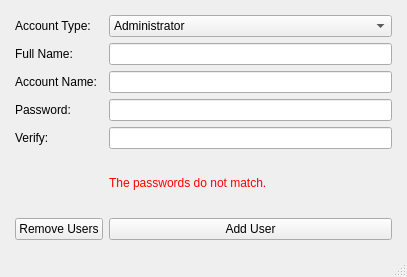
<?xml version="1.0" encoding="UTF-8"?>
<ui version="4.0">
 <class>Users</class>
 <widget class="QMainWindow" name="Users">
  <property name="geometry">
   <rect>
    <x>0</x>
    <y>0</y>
    <width>407</width>
    <height>277</height>
   </rect>
  </property>
  <property name="windowTitle">
   <string>Add User</string>
  </property>
  <widget class="QWidget" name="centralwidget">
   <layout class="QGridLayout" name="gridLayout_2">
    <property name="leftMargin">
     <number>15</number>
    </property>
    <property name="topMargin">
     <number>15</number>
    </property>
    <property name="rightMargin">
     <number>15</number>
    </property>
    <property name="bottomMargin">
     <number>15</number>
    </property>
    <item row="1" column="0">
     <widget class="QLabel" name="label">
      <property name="text">
       <string>Account Type:</string>
      </property>
     </widget>
    </item>
    <item row="4" column="1">
     <widget class="QLineEdit" name="password">
      <property name="echoMode">
       <enum>QLineEdit::Password</enum>
      </property>
     </widget>
    </item>
    <item row="3" column="0">
     <widget class="QLabel" name="label_3">
      <property name="text">
       <string>Account Name:</string>
      </property>
     </widget>
    </item>
    <item row="10" column="0">
     <widget class="QPushButton" name="removeUsersButton">
      <property name="text">
       <string>Remove Users</string>
      </property>
     </widget>
    </item>
    <item row="2" column="1">
     <widget class="QLineEdit" name="fullName"/>
    </item>
    <item row="3" column="1">
     <widget class="QLineEdit" name="username"/>
    </item>
    <item row="7" column="1">
     <spacer name="verticalSpacer">
      <property name="orientation">
       <enum>Qt::Vertical</enum>
      </property>
      <property name="sizeHint" stdset="0">
       <size>
        <width>20</width>
        <height>40</height>
       </size>
      </property>
     </spacer>
    </item>
    <item row="5" column="1">
     <widget class="QLineEdit" name="passwordRepeat">
      <property name="echoMode">
       <enum>QLineEdit::Password</enum>
      </property>
     </widget>
    </item>
    <item row="8" column="0">
     <widget class="QLabel" name="label_6">
      <property name="text">
       <string/>
      </property>
     </widget>
    </item>
    <item row="1" column="1">
     <widget class="QComboBox" name="accountType">
      <item>
       <property name="text">
        <string comment="wheel">Administrator</string>
       </property>
      </item>
     </widget>
    </item>
    <item row="2" column="0">
     <widget class="QLabel" name="label_2">
      <property name="text">
       <string>Full Name:</string>
      </property>
     </widget>
    </item>
    <item row="4" column="0">
     <widget class="QLabel" name="label_4">
      <property name="text">
       <string>Password:</string>
      </property>
     </widget>
    </item>
    <item row="5" column="0">
     <widget class="QLabel" name="label_5">
      <property name="text">
       <string>Verify:</string>
      </property>
     </widget>
    </item>
    <item row="10" column="1">
     <widget class="QPushButton" name="addUserButton">
      <property name="text">
       <string>Add User</string>
      </property>
     </widget>
    </item>
    <item row="8" column="1">
     <widget class="QLabel" name="noMatchLabel">
      <property name="styleSheet">
       <string notr="true">color: red;</string>
      </property>
      <property name="text">
       <string>The passwords do not match.</string>
      </property>
     </widget>
    </item>
    <item row="9" column="0">
     <spacer name="verticalSpacer_2">
      <property name="orientation">
       <enum>Qt::Vertical</enum>
      </property>
      <property name="sizeHint" stdset="0">
       <size>
        <width>20</width>
        <height>40</height>
       </size>
      </property>
     </spacer>
    </item>
   </layout>
  </widget>
  <widget class="QMenuBar" name="menubar">
   <property name="geometry">
    <rect>
     <x>0</x>
     <y>0</y>
     <width>407</width>
     <height>21</height>
    </rect>
   </property>
  </widget>
  <widget class="QStatusBar" name="statusbar"/>
 </widget>
 <tabstops>
  <tabstop>fullName</tabstop>
  <tabstop>username</tabstop>
  <tabstop>password</tabstop>
  <tabstop>passwordRepeat</tabstop>
  <tabstop>addUserButton</tabstop>
  <tabstop>accountType</tabstop>
 </tabstops>
 <resources/>
 <connections>
  <connection>
   <sender>addUserButton</sender>
   <signal>clicked()</signal>
   <receiver>Users</receiver>
   <slot>okButtonClicked()</slot>
   <hints>
    <hint type="sourcelabel">
     <x>339</x>
     <y>253</y>
    </hint>
    <hint type="destinationlabel">
     <x>203</x>
     <y>138</y>
    </hint>
   </hints>
  </connection>
  <connection>
   <sender>username</sender>
   <signal>textChanged(QString)</signal>
   <receiver>Users</receiver>
   <slot>check()</slot>
   <hints>
    <hint type="sourcelabel">
     <x>257</x>
     <y>107</y>
    </hint>
    <hint type="destinationlabel">
     <x>203</x>
     <y>138</y>
    </hint>
   </hints>
  </connection>
  <connection>
   <sender>password</sender>
   <signal>textChanged(QString)</signal>
   <receiver>Users</receiver>
   <slot>check()</slot>
   <hints>
    <hint type="sourcelabel">
     <x>257</x>
     <y>137</y>
    </hint>
    <hint type="destinationlabel">
     <x>203</x>
     <y>138</y>
    </hint>
   </hints>
  </connection>
  <connection>
   <sender>passwordRepeat</sender>
   <signal>textChanged(QString)</signal>
   <receiver>Users</receiver>
   <slot>check()</slot>
   <hints>
    <hint type="sourcelabel">
     <x>257</x>
     <y>167</y>
    </hint>
    <hint type="destinationlabel">
     <x>203</x>
     <y>138</y>
    </hint>
   </hints>
  </connection>
  <connection>
   <sender>fullName</sender>
   <signal>textChanged(QString)</signal>
   <receiver>Users</receiver>
   <slot>populateUsername()</slot>
   <hints>
    <hint type="sourcelabel">
     <x>257</x>
     <y>77</y>
    </hint>
    <hint type="destinationlabel">
     <x>203</x>
     <y>138</y>
    </hint>
   </hints>
  </connection>
  <connection>
   <sender>removeUsersButton</sender>
   <signal>clicked()</signal>
   <receiver>Users</receiver>
   <slot>removeUsers()</slot>
   <hints>
    <hint type="sourcelabel">
     <x>85</x>
     <y>226</y>
    </hint>
    <hint type="destinationlabel">
     <x>203</x>
     <y>138</y>
    </hint>
   </hints>
  </connection>
 </connections>
 <slots>
  <slot>check()</slot>
  <slot>okButtonClicked()</slot>
  <slot>populateUsername()</slot>
  <slot>removeUsers()</slot>
 </slots>
</ui>
